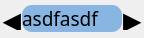
<?xml version="1.0" encoding="UTF-8"?>
<ui version="4.0">
 <class>ChatBubble</class>
 <widget class="QWidget" name="ChatBubble">
  <property name="geometry">
   <rect>
    <x>0</x>
    <y>0</y>
    <width>144</width>
    <height>38</height>
   </rect>
  </property>
  <property name="sizePolicy">
   <sizepolicy hsizetype="Maximum" vsizetype="Maximum">
    <horstretch>0</horstretch>
    <verstretch>0</verstretch>
   </sizepolicy>
  </property>
  <property name="maximumSize">
   <size>
    <width>400</width>
    <height>16777215</height>
   </size>
  </property>
  <property name="windowTitle">
   <string>Form</string>
  </property>
  <property name="styleSheet">
   <string notr="true">QLabel#message{
	border-radius: 10px;
	background-color: rgb(136, 181, 226);
	color: black;
}</string>
  </property>
  <layout class="QHBoxLayout" name="horizontalLayout_2">
   <property name="spacing">
    <number>0</number>
   </property>
   <property name="leftMargin">
    <number>0</number>
   </property>
   <property name="topMargin">
    <number>0</number>
   </property>
   <property name="rightMargin">
    <number>0</number>
   </property>
   <property name="bottomMargin">
    <number>0</number>
   </property>
   <item>
    <layout class="QVBoxLayout" name="leftArrowLayout">
     <property name="spacing">
      <number>0</number>
     </property>
     <property name="sizeConstraint">
      <enum>QLayout::SetMaximumSize</enum>
     </property>
     <property name="topMargin">
      <number>10</number>
     </property>
     <item>
      <widget class="QLabel" name="leftArrow">
       <property name="sizePolicy">
        <sizepolicy hsizetype="Fixed" vsizetype="Fixed">
         <horstretch>0</horstretch>
         <verstretch>0</verstretch>
        </sizepolicy>
       </property>
       <property name="minimumSize">
        <size>
         <width>20</width>
         <height>20</height>
        </size>
       </property>
       <property name="maximumSize">
        <size>
         <width>20</width>
         <height>20</height>
        </size>
       </property>
       <property name="font">
        <font>
         <pointsize>18</pointsize>
        </font>
       </property>
       <property name="lineWidth">
        <number>0</number>
       </property>
       <property name="text">
        <string>◀</string>
       </property>
       <property name="alignment">
        <set>Qt::AlignRight|Qt::AlignTrailing|Qt::AlignVCenter</set>
       </property>
      </widget>
     </item>
     <item>
      <spacer name="leftSpacer">
       <property name="orientation">
        <enum>Qt::Vertical</enum>
       </property>
       <property name="sizeHint" stdset="0">
        <size>
         <width>0</width>
         <height>0</height>
        </size>
       </property>
      </spacer>
     </item>
    </layout>
   </item>
   <item>
    <widget class="QLabel" name="message">
     <property name="sizePolicy">
      <sizepolicy hsizetype="Maximum" vsizetype="Maximum">
       <horstretch>0</horstretch>
       <verstretch>0</verstretch>
      </sizepolicy>
     </property>
     <property name="minimumSize">
      <size>
       <width>100</width>
       <height>0</height>
      </size>
     </property>
     <property name="font">
      <font>
       <family>Fira Code</family>
       <pointsize>14</pointsize>
      </font>
     </property>
     <property name="lineWidth">
      <number>0</number>
     </property>
     <property name="text">
      <string>asdfasdf</string>
     </property>
     <property name="alignment">
      <set>Qt::AlignLeading|Qt::AlignLeft|Qt::AlignTop</set>
     </property>
     <property name="wordWrap">
      <bool>true</bool>
     </property>
     <property name="margin">
      <number>5</number>
     </property>
     <property name="indent">
      <number>0</number>
     </property>
     <property name="textInteractionFlags">
      <set>Qt::LinksAccessibleByMouse|Qt::TextSelectableByMouse</set>
     </property>
    </widget>
   </item>
   <item>
    <layout class="QVBoxLayout" name="rightArrowLayout">
     <property name="spacing">
      <number>0</number>
     </property>
     <property name="sizeConstraint">
      <enum>QLayout::SetMaximumSize</enum>
     </property>
     <property name="topMargin">
      <number>10</number>
     </property>
     <item>
      <widget class="QLabel" name="rightArrow">
       <property name="sizePolicy">
        <sizepolicy hsizetype="Fixed" vsizetype="Fixed">
         <horstretch>0</horstretch>
         <verstretch>0</verstretch>
        </sizepolicy>
       </property>
       <property name="minimumSize">
        <size>
         <width>20</width>
         <height>20</height>
        </size>
       </property>
       <property name="maximumSize">
        <size>
         <width>20</width>
         <height>20</height>
        </size>
       </property>
       <property name="font">
        <font>
         <pointsize>18</pointsize>
        </font>
       </property>
       <property name="lineWidth">
        <number>0</number>
       </property>
       <property name="text">
        <string>▶</string>
       </property>
       <property name="indent">
        <number>0</number>
       </property>
      </widget>
     </item>
     <item>
      <spacer name="rightSpacer">
       <property name="orientation">
        <enum>Qt::Vertical</enum>
       </property>
       <property name="sizeType">
        <enum>QSizePolicy::Expanding</enum>
       </property>
       <property name="sizeHint" stdset="0">
        <size>
         <width>0</width>
         <height>0</height>
        </size>
       </property>
      </spacer>
     </item>
    </layout>
   </item>
  </layout>
 </widget>
 <resources/>
 <connections/>
</ui>
